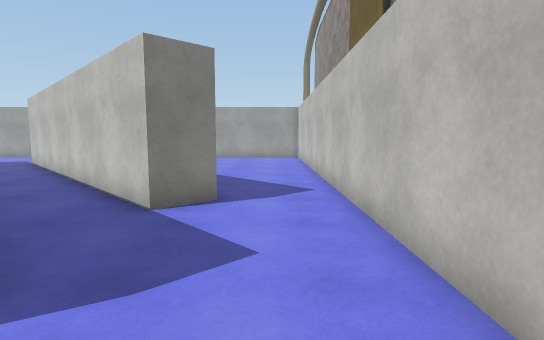
View 1 (above)

16 first-person views from a walk through a Unity game level. The camera is 1.3 m above the floor, tilts 6° down and sees 80° across. The floor is counted in squares, 1 m on a side. Each view is taken from the middle of a square. On the plan, view 1 faces up. The plan holds only what a view shows up to about 14 squares ahead; the rest is blank. The place goes on beyond the plan. The player character is not drawn. Some surface patterns are stand-ins.

View 2
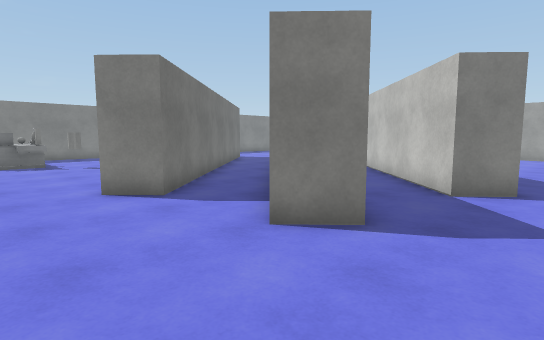

View 3
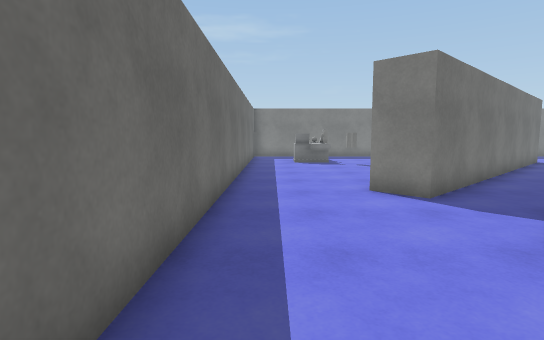

View 4
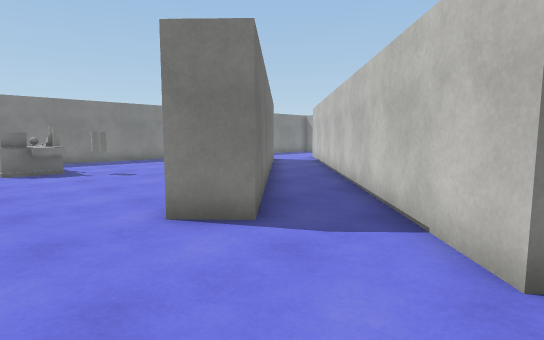

View 5
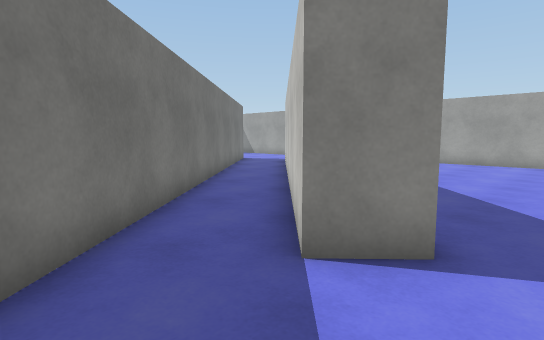

View 6
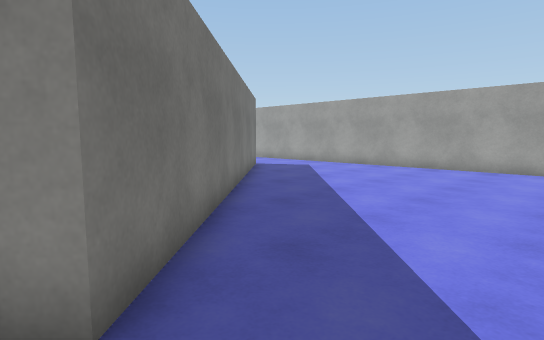

View 7
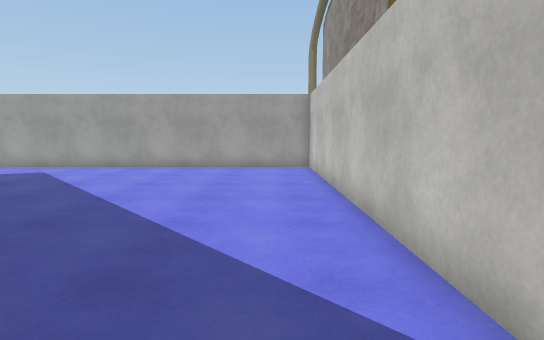

View 8
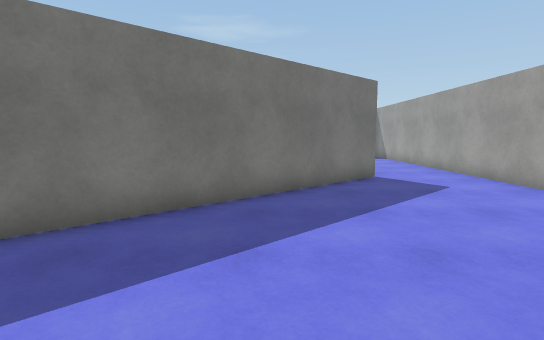

View 9
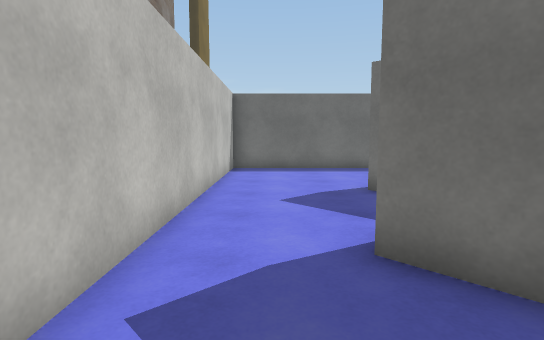

View 10
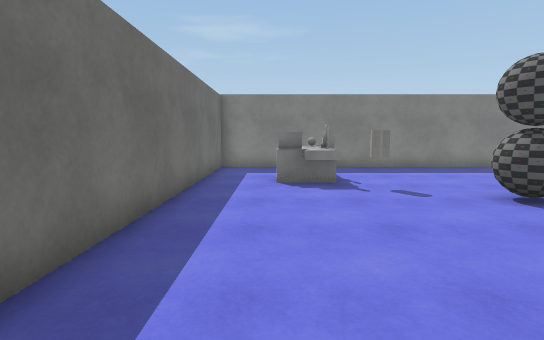

View 11
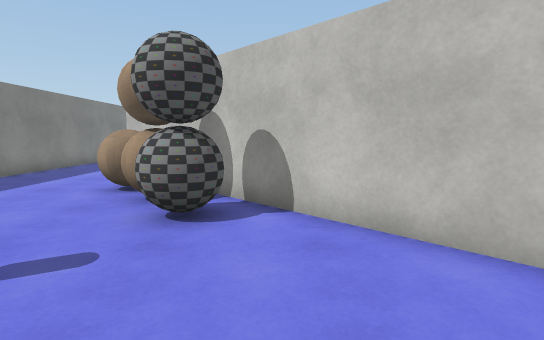

View 12
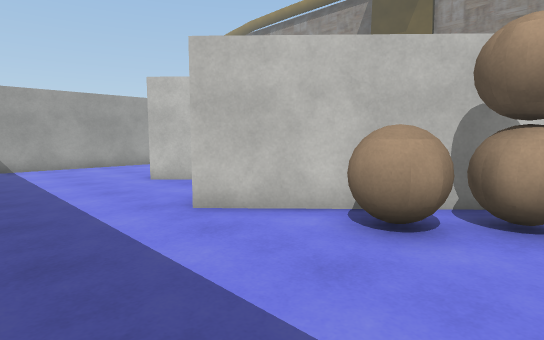

View 13
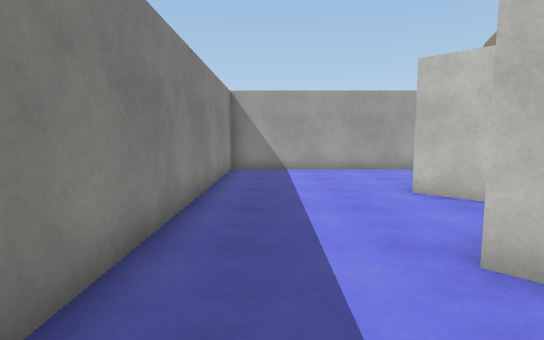

View 14
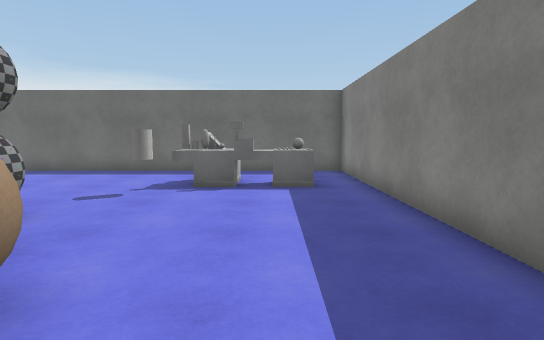

View 15
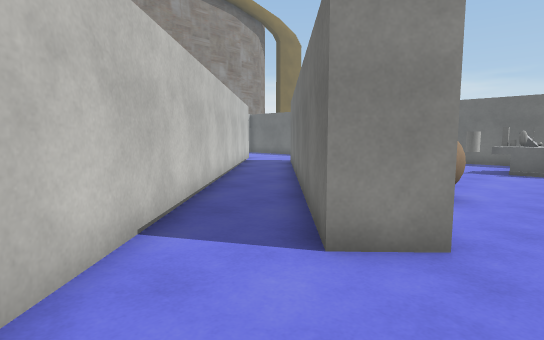

View 16
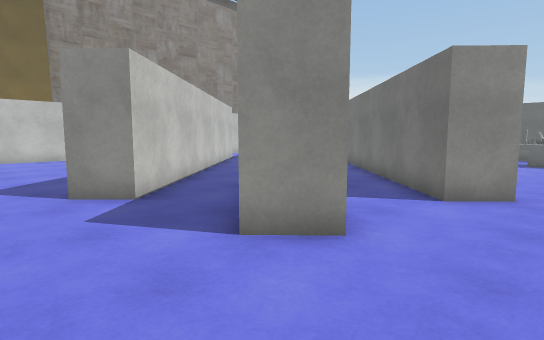

### Floor plan
Points are (right, up) in squares from view 1. A wall is a line through its corners. A room is listed if a view was taken in it or the views show most of it. See-through windows are left out.
Room 1 (views 1, 2, 3, 4, 5, 6, 7, 8, 9, 10)
walls: (-4.9, 4.9) (-2.3, 2.2) (-3.3, 1.3) (-12.9, 11.3); (-11.4, 15.4) (-10.4, 16.3) (-1.1, 6.6) (-2.1, 5.6) (-2.8, 6.3); (-14.7, 9.8) (-6.7, 1.3) (-7.8, 0.3); (-9.6, -3.1) (1.6, -3.1) (1.6, 19.5) (-12.6, 19.5)
ways out: opening at (-14, 10) to room 2; opening at (-11.7, 18) to room 2; opening at (-8.3, -1) to room 2; opening at (-4, 5) to room 3
Room 2 (views 11, 12, 13, 14, 15, 16)
walls: (-12.9, 11.3) (-15.8, 14.4) (-14.7, 15.4); (-9.3, 2.1) (-16.9, 10.1) (-15.9, 11.1) (-14.7, 9.8); (-12.6, 19.5) (-20.6, 19.5) (-20.6, -3.1) (-9.6, -3.1)
ways out: opening at (-14, 10) to room 1; opening at (-11.7, 18) to room 1; opening at (-8.3, -1) to room 1; opening at (-12, 14) to room 3
objects: other object (-19, -1) to (-16, 1); other object (-19, 0); other object (-16, 1); ball (-16, 6) to (-15, 7); cylinder (-15, 2); ball (-15, 5) to (-14, 6); other object (-14, 4) to (-13, 4); other object (-13, 5)
Room 3 (no view inside)
walls: (-11.2, 11.6) (-4.9, 4.9); (-2.8, 6.3) (-11.4, 15.4)
ways out: opening at (-4, 5) to room 1; opening at (-12, 14) to room 2

Positions as (right, up) in squares from view 1, and headings:
1: (0, 0), facing up
2: (0, -2), facing up-left
3: (0, -2), facing left
4: (-3, -2), facing up-left
5: (0, 3), facing up-left
6: (1, 6), facing up-left
7: (0, 6), facing up
8: (0, 13), facing left
9: (0, 10), facing down
10: (-7, -1), facing left
11: (-12, -1), facing up
12: (-20, 5), facing up-right
13: (-19, 7), facing up
14: (-18, 9), facing down
15: (-18, 14), facing down-right
16: (-18, 18), facing down-right
